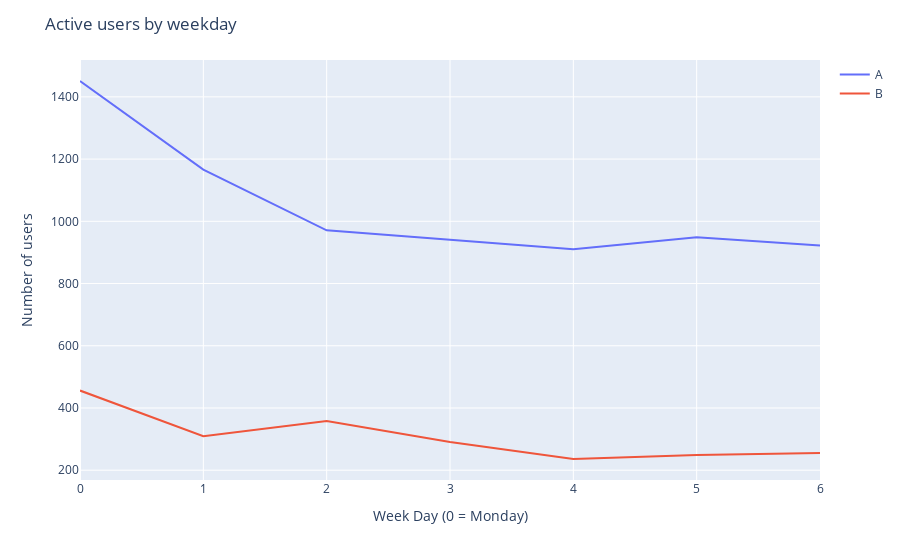

Here is the notebook cell this chart was saved with:
### Markdown cell above
![image.png](attachment:image.png)

### Code cell
fig = px.line(pd.pivot_table(df, 
                             index='group', 
                             columns='weekday', 
                             values='user_id', 
                             aggfunc='nunique').T)

fig.update_layout(title='Active users by weekday',
                  xaxis_title='Week Day (0 = Monday)',
                  yaxis_title='Number of users',
                  legend_title=None)

### Figure 1 — Plotly figure (JSON) as saved in the notebook; plotly's stock layout.template omitted (floating-point values rounded to 4 significant figures)
{"data": [{"hovertemplate": "group=A<br>weekday=%{x}<br>value=%{y}<extra></extra>", "legendgroup": "A", "line": {"color": "#636efa", "dash": "solid"}, "marker": {"symbol": "circle"}, "mode": "lines", "name": "A", "orientation": "v", "showlegend": true, "type": "scatter", "x": [0, 1, 2, 3, 4, 5, 6], "xaxis": "x", "y": [1451, 1166, 971, 940, 910, 949, 922], "yaxis": "y"}, {"hovertemplate": "group=B<br>weekday=%{x}<br>value=%{y}<extra></extra>", "legendgroup": "B", "line": {"color": "#EF553B", "dash": "solid"}, "marker": {"symbol": "circle"}, "mode": "lines", "name": "B", "orientation": "v", "showlegend": true, "type": "scatter", "x": [0, 1, 2, 3, 4, 5, 6], "xaxis": "x", "y": [456, 309, 358, 291, 236, 249, 255], "yaxis": "y"}], "layout": {"legend": {"title": {}, "tracegroupgap": 0}, "margin": {"t": 60}, "title": {"text": "Active users by weekday"}, "xaxis": {"anchor": "y", "domain": [0, 1], "title": {"text": "Week Day (0 = Monday)"}}, "yaxis": {"anchor": "x", "domain": [0, 1], "title": {"text": "Number of users"}}}}
